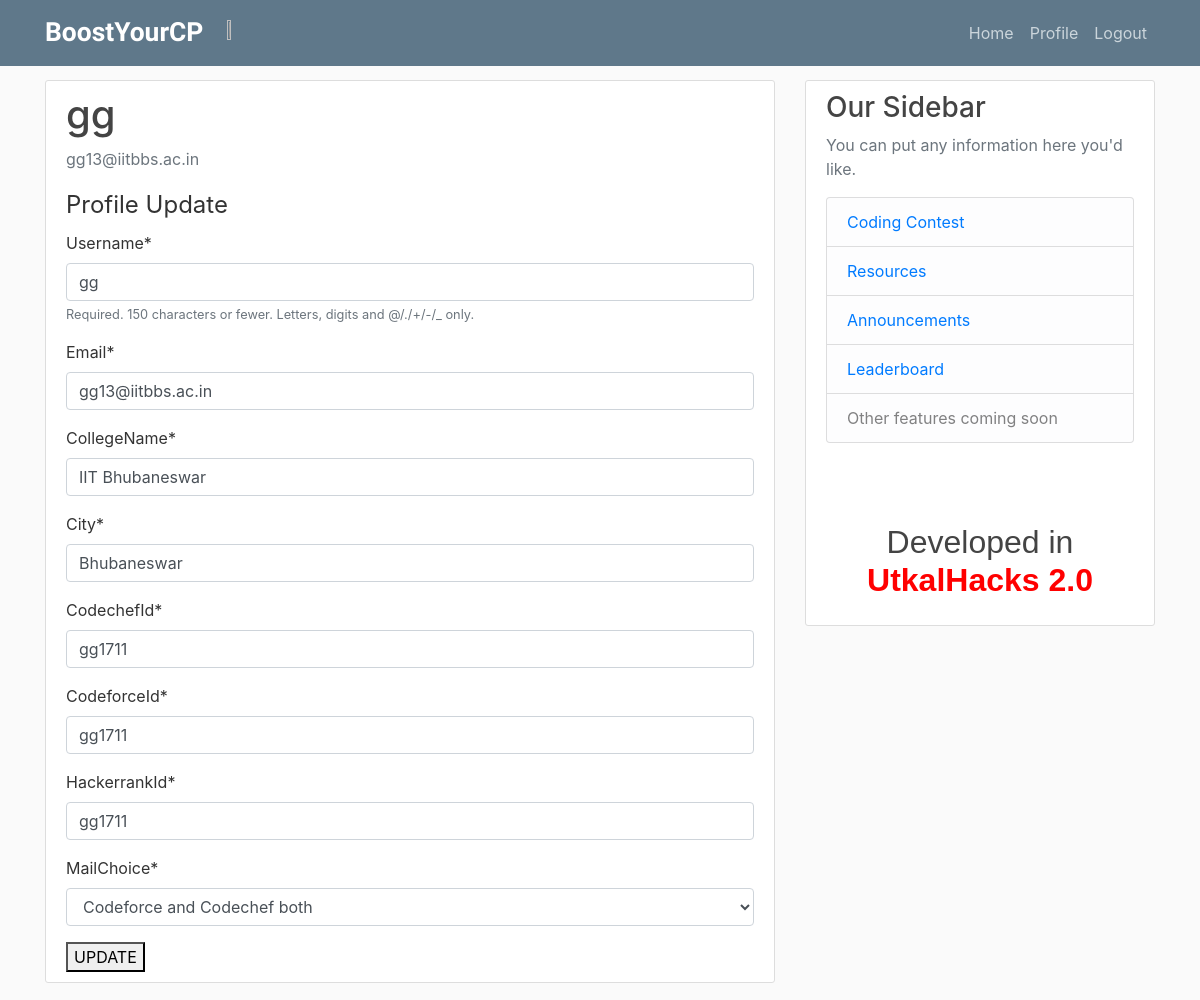
The app's page /profile (signed in) with its own data.
### profiles/models.py (models this page shows, shortened)
class Profile(models.Model):
	user=models.OneToOneField(User, on_delete = models.CASCADE)
	collegeName = models.CharField(max_length=50)
	city = models.CharField(max_length=50)
	codechefId = models.CharField(max_length=50)
	codeforceId = models.CharField(max_length=50)
	hackerrankId = models.CharField(max_length=50)
	codechef ="codechef"
	codeforce ="codeforce"
	both  ="both"
	non   ="non"
	mailChoiceOptions = (
        (codechef, 'Codechef'),
        (codeforce, 'Codeforce'),
        (both, 'Codeforce and Codechef both'),
        (non,'non')
    )
	MailChoice= models.CharField(
        max_length=20,
        choices=mailChoiceOptions,
        default=both,
    )

### profiles/views.py (the view)
# urls.py: path('profile', p_views.profile,name='user_profile'),
@login_required
def profile(request):
    if request.method == 'POST':
        u_form = UserUpdateForm(request.POST ,instance=request.user)
        p_form = ProfileUpdateForm(request.POST,request.FILES, instance=request.user.profile)
        if u_form.is_valid() and p_form.is_valid():
            u_form.save()
            p_form.save()
            messages.success(request, f'Account updated successfully! ')
            return redirect('user_profile')
    else:
        u_form = UserUpdateForm(instance=request.user)
        p_form = ProfileUpdateForm(instance=request.user.profile)
    context = {
        'u_form' : u_form,
        'p_form' : p_form
    }
    return render(request,'profiles/user_profile.html',context)

### profiles/forms.py
class UserUpdateForm(forms.ModelForm):
	email = forms.EmailField()
	class Meta:
		model = User
		fields = [ 'username' , 'email']

class ProfileUpdateForm(forms.ModelForm):
	class Meta:
		model = Profile
		fields = ['collegeName', 'city','codechefId','codeforceId','hackerrankId','MailChoice']

### profiles/templates/profiles/user_profile.html (shortened to what this page needs)
{% extends "profiles/base.html" %}
{% load crispy_forms_tags %}
{% block content %}
        <div class="content-section">
      <div class="media">
        <div class="media-body">
          <h2 class="account-heading">{{ user.username }}</h2>
          <p class="text-secondary">{{ user.email }}</p>
        </div>
      </div>
      <form method = "POST">
            <fieldset>
                <legend> Profile Update</legend>
                {{ u_form |crispy }}
                {{ p_form |crispy }}
            </fieldset>
            <button type="submit">UPDATE</button>
        </form>
    </div>
{% endblock content %}

### static/hack/main.css (style rules this page uses)
body { background: #fafafa; color: #333333; margin-top: 5rem; }
h1, h2, h3, h4, h5, h6 { color: #444444; }
.content-section { background: #ffffff; padding: 10px 20px; border: 1px solid #dddddd; border-radius: 3px; margin-bottom: 20px; }
.account-heading { font-size: 2.5rem; }

### profiles/templates/profiles/base.html (style rules this page uses)
body { background: #fafafa; color: #333333; margin-top: 5rem; }
h1, h2, h3, h4, h5, h6 { color: #444444; }
.content-section { background: #ffffff; padding: 10px 20px; border: 1px solid #dddddd; border-radius: 3px; margin-bottom: 20px; }
.account-heading { font-size: 2.5rem; }

### records on screen
Profile: collegeName "IIT Bhubaneswar", city "Bhubaneswar", codechefId "gg1711", codeforceId "gg1711", hackerrankId "gg1711", MailChoice "Codeforce and Codechef both"

### other values on screen
{{ user.username }} "gg"
{{ user.email }} "gg13@iitbbs.ac.in"
